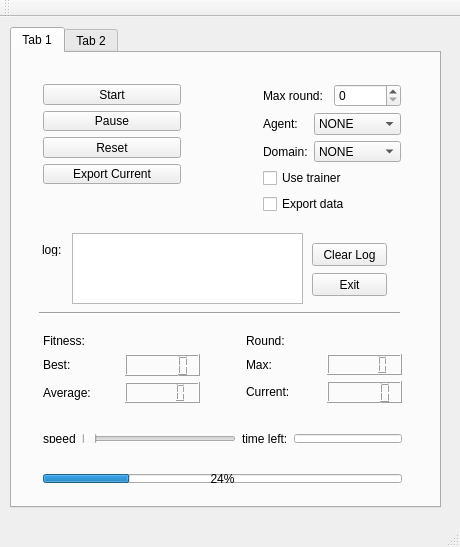
<?xml version="1.0" encoding="UTF-8"?>
<ui version="4.0">
 <class>SystemWindow</class>
 <widget class="QMainWindow" name="SystemWindow">
  <property name="geometry">
   <rect>
    <x>0</x>
    <y>0</y>
    <width>460</width>
    <height>547</height>
   </rect>
  </property>
  <property name="windowTitle">
   <string>SystemWindow</string>
  </property>
  <widget class="QWidget" name="centralWidget">
   <widget class="QTabWidget" name="tab_window">
    <property name="geometry">
     <rect>
      <x>10</x>
      <y>10</y>
      <width>431</width>
      <height>481</height>
     </rect>
    </property>
    <property name="currentIndex">
     <number>0</number>
    </property>
    <widget class="QWidget" name="system">
     <attribute name="title">
      <string>Tab 1</string>
     </attribute>
     <widget class="QWidget" name="verticalLayoutWidget_2">
      <property name="geometry">
       <rect>
        <x>20</x>
        <y>410</y>
        <width>381</width>
        <height>31</height>
       </rect>
      </property>
      <layout class="QVBoxLayout" name="vl_progress">
       <item>
        <widget class="QProgressBar" name="progressBar">
         <property name="value">
          <number>24</number>
         </property>
        </widget>
       </item>
      </layout>
     </widget>
     <widget class="QWidget" name="horizontalLayoutWidget_3">
      <property name="geometry">
       <rect>
        <x>20</x>
        <y>270</y>
        <width>381</width>
        <height>91</height>
       </rect>
      </property>
      <layout class="QHBoxLayout" name="horizontalLayout_3">
       <item>
        <layout class="QGridLayout" name="gridLayout_2">
         <item row="2" column="1">
          <widget class="QLCDNumber" name="lcd_fitness_best"/>
         </item>
         <item row="3" column="1">
          <widget class="QLCDNumber" name="lcd_fitness_last"/>
         </item>
         <item row="2" column="0">
          <widget class="QLabel" name="label_15">
           <property name="text">
            <string>Best:</string>
           </property>
          </widget>
         </item>
         <item row="3" column="0">
          <widget class="QLabel" name="label_18">
           <property name="text">
            <string>Average:</string>
           </property>
          </widget>
         </item>
         <item row="1" column="0">
          <widget class="QLabel" name="label_17">
           <property name="text">
            <string>Fitness:</string>
           </property>
          </widget>
         </item>
        </layout>
       </item>
       <item>
        <spacer name="horizontalSpacer">
         <property name="orientation">
          <enum>Qt::Horizontal</enum>
         </property>
         <property name="sizeType">
          <enum>QSizePolicy::Maximum</enum>
         </property>
         <property name="sizeHint" stdset="0">
          <size>
           <width>40</width>
           <height>20</height>
          </size>
         </property>
        </spacer>
       </item>
       <item>
        <layout class="QGridLayout" name="gridLayout">
         <item row="2" column="0">
          <widget class="QLabel" name="label_16">
           <property name="text">
            <string>Current:</string>
           </property>
          </widget>
         </item>
         <item row="1" column="0">
          <widget class="QLabel" name="label_11">
           <property name="text">
            <string>Max:</string>
           </property>
          </widget>
         </item>
         <item row="1" column="1">
          <widget class="QLCDNumber" name="lcd_round_max"/>
         </item>
         <item row="2" column="1">
          <widget class="QLCDNumber" name="lcd_round_current"/>
         </item>
         <item row="0" column="0">
          <widget class="QLabel" name="label_19">
           <property name="text">
            <string>Round:</string>
           </property>
          </widget>
         </item>
        </layout>
       </item>
      </layout>
     </widget>
     <widget class="QWidget" name="horizontalLayoutWidget_5">
      <property name="geometry">
       <rect>
        <x>20</x>
        <y>370</y>
        <width>381</width>
        <height>31</height>
       </rect>
      </property>
      <layout class="QHBoxLayout" name="horizontalLayout_5">
       <item>
        <widget class="QLabel" name="label_9">
         <property name="text">
          <string>speed</string>
         </property>
        </widget>
       </item>
       <item>
        <widget class="QSlider" name="slider_speed">
         <property name="orientation">
          <enum>Qt::Horizontal</enum>
         </property>
        </widget>
       </item>
       <item>
        <layout class="QHBoxLayout" name="horizontalLayout_6">
         <item>
          <widget class="QLabel" name="label_10">
           <property name="text">
            <string>time left:</string>
           </property>
          </widget>
         </item>
         <item>
          <widget class="QLineEdit" name="line_time_left">
           <property name="sizePolicy">
            <sizepolicy hsizetype="Minimum" vsizetype="Fixed">
             <horstretch>0</horstretch>
             <verstretch>0</verstretch>
            </sizepolicy>
           </property>
           <property name="alignment">
            <set>Qt::AlignRight|Qt::AlignTrailing|Qt::AlignVCenter</set>
           </property>
          </widget>
         </item>
        </layout>
       </item>
      </layout>
     </widget>
     <widget class="Line" name="line">
      <property name="geometry">
       <rect>
        <x>27</x>
        <y>250</y>
        <width>361</width>
        <height>20</height>
       </rect>
      </property>
      <property name="orientation">
       <enum>Qt::Horizontal</enum>
      </property>
     </widget>
     <widget class="QWidget" name="verticalLayoutWidget_5">
      <property name="geometry">
       <rect>
        <x>20</x>
        <y>20</y>
        <width>160</width>
        <height>122</height>
       </rect>
      </property>
      <layout class="QVBoxLayout" name="vl_buttons">
       <item>
        <layout class="QVBoxLayout" name="verticalLayout">
         <item>
          <widget class="QPushButton" name="button_start">
           <property name="text">
            <string>Start</string>
           </property>
          </widget>
         </item>
         <item>
          <widget class="QPushButton" name="button_pause">
           <property name="text">
            <string>Pause</string>
           </property>
          </widget>
         </item>
        </layout>
       </item>
       <item>
        <spacer name="verticalSpacer">
         <property name="orientation">
          <enum>Qt::Vertical</enum>
         </property>
         <property name="sizeHint" stdset="0">
          <size>
           <width>20</width>
           <height>40</height>
          </size>
         </property>
        </spacer>
       </item>
       <item>
        <layout class="QVBoxLayout" name="verticalLayout_6">
         <item>
          <widget class="QPushButton" name="button_reset">
           <property name="text">
            <string>Reset</string>
           </property>
          </widget>
         </item>
         <item>
          <widget class="QPushButton" name="button_export_current">
           <property name="text">
            <string>Export Current</string>
           </property>
          </widget>
         </item>
        </layout>
       </item>
      </layout>
     </widget>
     <widget class="QWidget" name="verticalLayoutWidget_6">
      <property name="geometry">
       <rect>
        <x>240</x>
        <y>20</y>
        <width>160</width>
        <height>152</height>
       </rect>
      </property>
      <layout class="QVBoxLayout" name="vl_settings">
       <item>
        <layout class="QHBoxLayout" name="horizontalLayout_4">
         <item>
          <widget class="QLabel" name="label_14">
           <property name="text">
            <string>Max round:</string>
           </property>
          </widget>
         </item>
         <item>
          <widget class="QSpinBox" name="spin_round_max">
           <property name="maximum">
            <number>100000</number>
           </property>
          </widget>
         </item>
        </layout>
       </item>
       <item>
        <layout class="QGridLayout" name="gridLayout_3">
         <item row="0" column="1">
          <widget class="QComboBox" name="combo_agent">
           <item>
            <property name="text">
             <string>NONE</string>
            </property>
           </item>
           <item>
            <property name="text">
             <string>neural_network</string>
            </property>
           </item>
           <item>
            <property name="text">
             <string>q_learner</string>
            </property>
           </item>
          </widget>
         </item>
         <item row="1" column="1">
          <widget class="QComboBox" name="combo_domain">
           <item>
            <property name="text">
             <string>NONE</string>
            </property>
           </item>
           <item>
            <property name="text">
             <string>pendulum</string>
            </property>
           </item>
           <item>
            <property name="text">
             <string>cart_balance</string>
            </property>
           </item>
           <item>
            <property name="text">
             <string>dummy_domain</string>
            </property>
           </item>
          </widget>
         </item>
         <item row="0" column="0">
          <widget class="QLabel" name="label_12">
           <property name="text">
            <string>Agent:</string>
           </property>
          </widget>
         </item>
         <item row="1" column="0">
          <widget class="QLabel" name="label_13">
           <property name="text">
            <string>Domain:</string>
           </property>
          </widget>
         </item>
        </layout>
       </item>
       <item>
        <layout class="QHBoxLayout" name="horizontalLayout_2">
         <item>
          <layout class="QVBoxLayout" name="verticalLayout_5">
           <item>
            <widget class="QCheckBox" name="check_trainer">
             <property name="text">
              <string>Use trainer</string>
             </property>
            </widget>
           </item>
           <item>
            <widget class="QCheckBox" name="check_export">
             <property name="text">
              <string>Export data</string>
             </property>
            </widget>
           </item>
          </layout>
         </item>
         <item>
          <spacer name="horizontalSpacer_2">
           <property name="orientation">
            <enum>Qt::Horizontal</enum>
           </property>
           <property name="sizeHint" stdset="0">
            <size>
             <width>40</width>
             <height>20</height>
            </size>
           </property>
          </spacer>
         </item>
        </layout>
       </item>
      </layout>
     </widget>
     <widget class="QWidget" name="horizontalLayoutWidget_7">
      <property name="geometry">
       <rect>
        <x>20</x>
        <y>150</y>
        <width>160</width>
        <height>22</height>
       </rect>
      </property>
      <layout class="QHBoxLayout" name="horizontalLayout_7">
       <item>
        <widget class="QLabel" name="label_22">
         <property name="text">
          <string>Status:</string>
         </property>
        </widget>
       </item>
       <item>
        <widget class="QLineEdit" name="line_status"/>
       </item>
      </layout>
     </widget>
     <widget class="QPushButton" name="button_exit">
      <property name="geometry">
       <rect>
        <x>300</x>
        <y>220</y>
        <width>75</width>
        <height>23</height>
       </rect>
      </property>
      <property name="text">
       <string>Exit</string>
      </property>
     </widget>
     <widget class="QTextBrowser" name="message_out">
      <property name="geometry">
       <rect>
        <x>60</x>
        <y>180</y>
        <width>231</width>
        <height>71</height>
       </rect>
      </property>
     </widget>
     <widget class="QLabel" name="label_20">
      <property name="geometry">
       <rect>
        <x>30</x>
        <y>190</y>
        <width>47</width>
        <height>13</height>
       </rect>
      </property>
      <property name="text">
       <string>log:</string>
      </property>
     </widget>
     <widget class="QPushButton" name="button_clear">
      <property name="geometry">
       <rect>
        <x>300</x>
        <y>190</y>
        <width>75</width>
        <height>23</height>
       </rect>
      </property>
      <property name="text">
       <string>Clear Log</string>
      </property>
     </widget>
    </widget>
    <widget class="QWidget" name="data">
     <attribute name="title">
      <string>Tab 2</string>
     </attribute>
     <widget class="QCustomPlot" name="customPlot" native="true">
      <property name="geometry">
       <rect>
        <x>10</x>
        <y>10</y>
        <width>401</width>
        <height>231</height>
       </rect>
      </property>
     </widget>
     <widget class="QSlider" name="horizontalSlider">
      <property name="geometry">
       <rect>
        <x>60</x>
        <y>410</y>
        <width>160</width>
        <height>22</height>
       </rect>
      </property>
      <property name="orientation">
       <enum>Qt::Horizontal</enum>
      </property>
     </widget>
     <widget class="QSlider" name="horizontalSlider_2">
      <property name="geometry">
       <rect>
        <x>60</x>
        <y>380</y>
        <width>160</width>
        <height>22</height>
       </rect>
      </property>
      <property name="orientation">
       <enum>Qt::Horizontal</enum>
      </property>
     </widget>
     <widget class="QWidget" name="horizontalLayoutWidget">
      <property name="geometry">
       <rect>
        <x>240</x>
        <y>370</y>
        <width>162</width>
        <height>85</height>
       </rect>
      </property>
      <layout class="QHBoxLayout" name="horizontalLayout">
       <item>
        <layout class="QVBoxLayout" name="verticalLayout_2">
         <item>
          <widget class="QPushButton" name="pushButton_4">
           <property name="text">
            <string>fitness</string>
           </property>
          </widget>
         </item>
         <item>
          <widget class="QPushButton" name="pushButton_5">
           <property name="text">
            <string>best_state</string>
           </property>
          </widget>
         </item>
         <item>
          <widget class="QPushButton" name="pushButton_6">
           <property name="text">
            <string>round_time</string>
           </property>
          </widget>
         </item>
        </layout>
       </item>
       <item>
        <layout class="QVBoxLayout" name="verticalLayout_4">
         <item>
          <widget class="QPushButton" name="pushButton_7">
           <property name="text">
            <string>--</string>
           </property>
          </widget>
         </item>
         <item>
          <widget class="QPushButton" name="pushButton_8">
           <property name="text">
            <string>best_action</string>
           </property>
          </widget>
         </item>
         <item>
          <widget class="QPushButton" name="pushButton_9">
           <property name="text">
            <string>--</string>
           </property>
          </widget>
         </item>
        </layout>
       </item>
      </layout>
     </widget>
     <widget class="QCheckBox" name="checkBox">
      <property name="geometry">
       <rect>
        <x>20</x>
        <y>350</y>
        <width>70</width>
        <height>17</height>
       </rect>
      </property>
      <property name="text">
       <string>CheckBox</string>
      </property>
     </widget>
     <widget class="QCheckBox" name="checkBox_2">
      <property name="geometry">
       <rect>
        <x>120</x>
        <y>350</y>
        <width>70</width>
        <height>17</height>
       </rect>
      </property>
      <property name="text">
       <string>CheckBox</string>
      </property>
     </widget>
     <widget class="QLCDNumber" name="lcdNumber">
      <property name="geometry">
       <rect>
        <x>200</x>
        <y>260</y>
        <width>64</width>
        <height>23</height>
       </rect>
      </property>
     </widget>
     <widget class="QLabel" name="label">
      <property name="geometry">
       <rect>
        <x>150</x>
        <y>260</y>
        <width>61</width>
        <height>20</height>
       </rect>
      </property>
      <property name="text">
       <string>max value</string>
      </property>
     </widget>
     <widget class="QLabel" name="label_2">
      <property name="geometry">
       <rect>
        <x>150</x>
        <y>300</y>
        <width>61</width>
        <height>20</height>
       </rect>
      </property>
      <property name="text">
       <string>max value</string>
      </property>
     </widget>
     <widget class="QLCDNumber" name="lcdNumber_2">
      <property name="geometry">
       <rect>
        <x>70</x>
        <y>300</y>
        <width>64</width>
        <height>23</height>
       </rect>
      </property>
     </widget>
     <widget class="QLabel" name="label_3">
      <property name="geometry">
       <rect>
        <x>20</x>
        <y>260</y>
        <width>61</width>
        <height>20</height>
       </rect>
      </property>
      <property name="text">
       <string>max value</string>
      </property>
     </widget>
     <widget class="QLCDNumber" name="lcdNumber_3">
      <property name="geometry">
       <rect>
        <x>70</x>
        <y>260</y>
        <width>64</width>
        <height>23</height>
       </rect>
      </property>
     </widget>
     <widget class="QLabel" name="label_4">
      <property name="geometry">
       <rect>
        <x>20</x>
        <y>300</y>
        <width>61</width>
        <height>20</height>
       </rect>
      </property>
      <property name="text">
       <string>max value</string>
      </property>
     </widget>
     <widget class="QLCDNumber" name="lcdNumber_4">
      <property name="geometry">
       <rect>
        <x>200</x>
        <y>300</y>
        <width>64</width>
        <height>23</height>
       </rect>
      </property>
     </widget>
     <widget class="QDial" name="dial">
      <property name="geometry">
       <rect>
        <x>290</x>
        <y>260</y>
        <width>50</width>
        <height>64</height>
       </rect>
      </property>
     </widget>
     <widget class="QLCDNumber" name="lcdNumber_5">
      <property name="geometry">
       <rect>
        <x>340</x>
        <y>290</y>
        <width>64</width>
        <height>23</height>
       </rect>
      </property>
     </widget>
     <widget class="QLabel" name="label_5">
      <property name="geometry">
       <rect>
        <x>350</x>
        <y>270</y>
        <width>47</width>
        <height>13</height>
       </rect>
      </property>
      <property name="text">
       <string>value</string>
      </property>
     </widget>
     <widget class="QLabel" name="label_6">
      <property name="geometry">
       <rect>
        <x>280</x>
        <y>350</y>
        <width>101</width>
        <height>16</height>
       </rect>
      </property>
      <property name="text">
       <string>Data to graph</string>
      </property>
     </widget>
     <widget class="QLabel" name="label_7">
      <property name="geometry">
       <rect>
        <x>10</x>
        <y>390</y>
        <width>47</width>
        <height>13</height>
       </rect>
      </property>
      <property name="text">
       <string>Left val</string>
      </property>
     </widget>
     <widget class="QLabel" name="label_8">
      <property name="geometry">
       <rect>
        <x>10</x>
        <y>420</y>
        <width>47</width>
        <height>13</height>
       </rect>
      </property>
      <property name="text">
       <string>Right val</string>
      </property>
     </widget>
    </widget>
   </widget>
  </widget>
  <widget class="QMenuBar" name="menuBar">
   <property name="geometry">
    <rect>
     <x>0</x>
     <y>0</y>
     <width>460</width>
     <height>21</height>
    </rect>
   </property>
  </widget>
  <widget class="QToolBar" name="mainToolBar">
   <attribute name="toolBarArea">
    <enum>TopToolBarArea</enum>
   </attribute>
   <attribute name="toolBarBreak">
    <bool>false</bool>
   </attribute>
  </widget>
  <widget class="QStatusBar" name="statusBar"/>
 </widget>
 <layoutdefault spacing="6" margin="11"/>
 <customwidgets>
  <customwidget>
   <class>QCustomPlot</class>
   <extends>QWidget</extends>
   <header>qcustomplot.h</header>
   <container>1</container>
  </customwidget>
 </customwidgets>
 <resources/>
 <connections/>
</ui>
